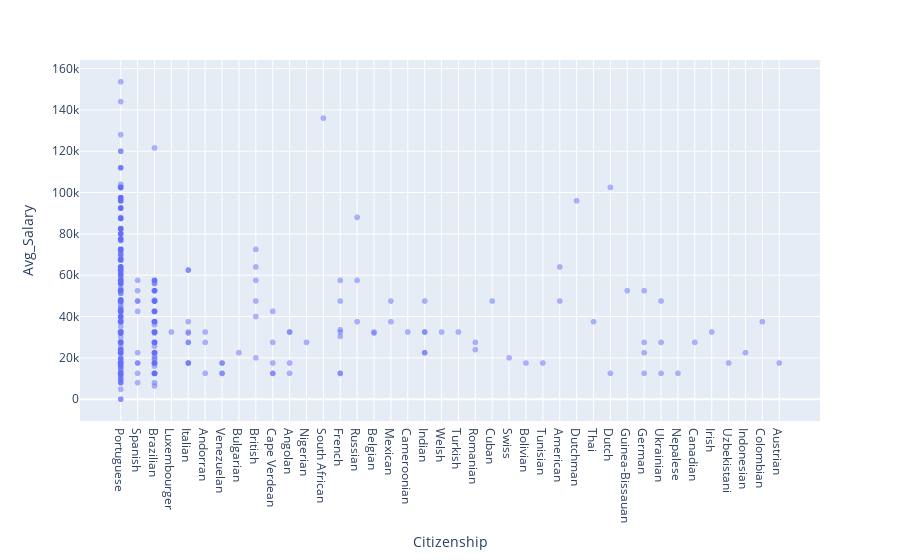

The notebook cell saved with this chart:
### Code cell
fig = px.scatter(df, x='Citizenship', y='Avg_Salary', opacity=0.5)
fig.show()

### Figure 1 — Plotly figure (JSON) as saved in the notebook; plotly's stock layout.template omitted (floating-point values rounded to 4 significant figures; data arrays with more than 128 entries replaced by an {"elided": "..."} marker saying what was removed)
{"data": [{"hovertemplate": "Citizenship=%{x}<br>Avg_Salary=%{y}<extra></extra>", "legendgroup": "", "marker": {"color": "#636efa", "opacity": 0.5, "symbol": "circle"}, "mode": "markers", "name": "", "showlegend": false, "type": "scattergl", "x": {"elided": "3371 str values"}, "xaxis": "x", "y": {"elided": "3371 int values"}, "yaxis": "y"}], "layout": {"legend": {"tracegroupgap": 0}, "margin": {"t": 60}, "xaxis": {"anchor": "y", "domain": [0, 1], "title": {"text": "Citizenship"}}, "yaxis": {"anchor": "x", "domain": [0, 1], "title": {"text": "Avg_Salary"}}}}
